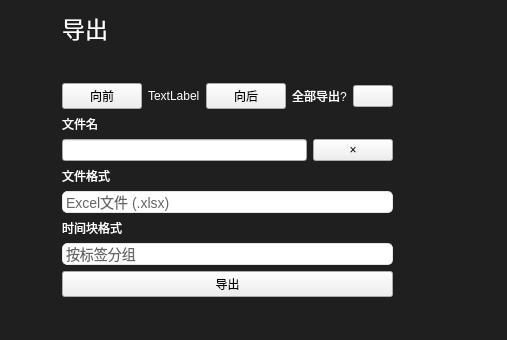
<?xml version="1.0" encoding="UTF-8"?>
<ui version="4.0">
 <class>ExcelWidget</class>
 <widget class="QWidget" name="ExcelWidget">
  <property name="geometry">
   <rect>
    <x>0</x>
    <y>0</y>
    <width>507</width>
    <height>340</height>
   </rect>
  </property>
  <property name="windowTitle">
   <string>Form</string>
  </property>
  <property name="styleSheet">
   <string notr="true">QWidget#ExcelWidget{
background-color:#1F1F1F;
}
</string>
  </property>
  <layout class="QVBoxLayout" name="verticalLayout_5" stretch="0">
   <item>
    <layout class="QHBoxLayout" name="horizontalLayout_2" stretch="1,3,2">
     <item>
      <spacer name="horizontalSpacer_2">
       <property name="orientation">
        <enum>Qt::Horizontal</enum>
       </property>
       <property name="sizeHint" stdset="0">
        <size>
         <width>40</width>
         <height>20</height>
        </size>
       </property>
      </spacer>
     </item>
     <item>
      <layout class="QVBoxLayout" name="verticalLayout" stretch="0,0,0,0,0,0,0,0">
       <item>
        <widget class="QLabel" name="label_5">
         <property name="font">
          <font>
           <pointsize>17</pointsize>
          </font>
         </property>
         <property name="styleSheet">
          <string notr="true">color:white</string>
         </property>
         <property name="text">
          <string>导出</string>
         </property>
        </widget>
       </item>
       <item>
        <spacer name="verticalSpacer_3">
         <property name="orientation">
          <enum>Qt::Vertical</enum>
         </property>
         <property name="sizeHint" stdset="0">
          <size>
           <width>20</width>
           <height>40</height>
          </size>
         </property>
        </spacer>
       </item>
       <item>
        <layout class="QHBoxLayout" name="horizontalLayout">
         <item>
          <widget class="MyMaterialFlatButton" name="forward">
           <property name="cursor">
            <cursorShape>PointingHandCursor</cursorShape>
           </property>
           <property name="text">
            <string>向前</string>
           </property>
          </widget>
         </item>
         <item>
          <widget class="QLabel" name="TimeLabel">
           <property name="styleSheet">
            <string notr="true">color:white</string>
           </property>
           <property name="text">
            <string>TextLabel</string>
           </property>
          </widget>
         </item>
         <item>
          <widget class="MyMaterialFlatButton" name="backward">
           <property name="cursor">
            <cursorShape>PointingHandCursor</cursorShape>
           </property>
           <property name="text">
            <string>向后</string>
           </property>
          </widget>
         </item>
         <item>
          <widget class="QLabel" name="label">
           <property name="styleSheet">
            <string notr="true">color:white
</string>
           </property>
           <property name="text">
            <string>全部导出?</string>
           </property>
          </widget>
         </item>
         <item>
          <widget class="QtMaterialToggle" name="AllExport">
           <property name="cursor">
            <cursorShape>PointingHandCursor</cursorShape>
           </property>
           <property name="text">
            <string/>
           </property>
          </widget>
         </item>
        </layout>
       </item>
       <item>
        <layout class="QVBoxLayout" name="verticalLayout_2">
         <item>
          <widget class="QLabel" name="label_2">
           <property name="styleSheet">
            <string notr="true">color:white</string>
           </property>
           <property name="text">
            <string>文件名</string>
           </property>
          </widget>
         </item>
         <item>
          <layout class="QHBoxLayout" name="horizontalLayout_3" stretch="4,1">
           <item>
            <widget class="QtMaterialTextField" name="lineEdit">
             <property name="text">
              <string/>
             </property>
            </widget>
           </item>
           <item>
            <widget class="MyMaterialFlatButton" name="Delete">
             <property name="cursor">
              <cursorShape>PointingHandCursor</cursorShape>
             </property>
             <property name="text">
              <string>×</string>
             </property>
            </widget>
           </item>
          </layout>
         </item>
        </layout>
       </item>
       <item>
        <layout class="QVBoxLayout" name="verticalLayout_3">
         <item>
          <widget class="QLabel" name="label_3">
           <property name="styleSheet">
            <string notr="true">color:white</string>
           </property>
           <property name="text">
            <string>文件格式</string>
           </property>
          </widget>
         </item>
         <item>
          <widget class="QComboBox" name="comboBox">
           <property name="cursor">
            <cursorShape>PointingHandCursor</cursorShape>
           </property>
           <property name="styleSheet">
            <string notr="true">QComboBox{
  color:#666666;
  font-size:14px;
  padding: 1px 15px 1px 3px;
  border:1px solid rgba(228,228,228,1);
  border-radius:5px 5px 0px 0px;
} 
  QComboBox::drop-down {
      subcontrol-origin: padding;
      subcontrol-position: top right;
      width: 15px;
      border:none;
  }

QComboBox QAbstractItemView::item{
	height:36px;
	color:#666666;
	padding-left:9px;
	background-color:#FFFFFF;
}
QComboBox QAbstractItemView::item:hover{ 
  background-color:#409CE1;
  color:#ffffff;
}
QComboBox QAbstractItemView::item:selected{
  background-color:#409CE1;
  color:#ffffff;
}

  QComboBox QAbstractItemView{
	background:rgba(255,255,255,1);
    border:1px solid rgba(228,228,228,1);
    border-radius:0px 0px 5px 5px;
	font-size:14px;
    outline: 0px;  
  }</string>
           </property>
           <item>
            <property name="text">
             <string>Excel文件 (.xlsx)</string>
            </property>
           </item>
          </widget>
         </item>
        </layout>
       </item>
       <item>
        <layout class="QVBoxLayout" name="verticalLayout_4" stretch="0,0">
         <item>
          <widget class="QLabel" name="label_4">
           <property name="styleSheet">
            <string notr="true">color:white</string>
           </property>
           <property name="text">
            <string>时间块格式</string>
           </property>
          </widget>
         </item>
         <item>
          <widget class="QComboBox" name="comboBox_2">
           <property name="cursor">
            <cursorShape>PointingHandCursor</cursorShape>
           </property>
           <property name="styleSheet">
            <string notr="true">QComboBox{
  color:#666666;
  font-size:14px;
  padding: 1px 15px 1px 3px;
  border:1px solid rgba(228,228,228,1);
  border-radius:5px 5px 0px 0px;
} 
  QComboBox::drop-down {
      subcontrol-origin: padding;
      subcontrol-position: top right;
      width: 15px;
      border:none;
  }

QComboBox QAbstractItemView::item{
	height:36px;
	color:#666666;
	padding-left:9px;
	background-color:#FFFFFF;
}
QComboBox QAbstractItemView::item:hover{ 
  background-color:#409CE1;
  color:#ffffff;
}
QComboBox QAbstractItemView::item:selected{
  background-color:#409CE1;
  color:#ffffff;
}

  QComboBox QAbstractItemView{
	background:rgba(255,255,255,1);
    border:1px solid rgba(228,228,228,1);
    border-radius:0px 0px 5px 5px;
	font-size:14px;
    outline: 0px;  
  }</string>
           </property>
           <item>
            <property name="text">
             <string>按标签分组</string>
            </property>
           </item>
           <item>
            <property name="text">
             <string>按时间分组</string>
            </property>
           </item>
          </widget>
         </item>
        </layout>
       </item>
       <item>
        <widget class="MyMaterialFlatButton" name="NowExport">
         <property name="cursor">
          <cursorShape>PointingHandCursor</cursorShape>
         </property>
         <property name="text">
          <string>导出</string>
         </property>
        </widget>
       </item>
       <item>
        <spacer name="verticalSpacer">
         <property name="orientation">
          <enum>Qt::Vertical</enum>
         </property>
         <property name="sizeHint" stdset="0">
          <size>
           <width>20</width>
           <height>40</height>
          </size>
         </property>
        </spacer>
       </item>
      </layout>
     </item>
     <item>
      <spacer name="horizontalSpacer">
       <property name="orientation">
        <enum>Qt::Horizontal</enum>
       </property>
       <property name="sizeHint" stdset="0">
        <size>
         <width>40</width>
         <height>20</height>
        </size>
       </property>
      </spacer>
     </item>
    </layout>
   </item>
  </layout>
 </widget>
 <customwidgets>
  <customwidget>
   <class>MyMaterialFlatButton</class>
   <extends>QPushButton</extends>
   <header location="global">mymaterialflatbutton.h</header>
  </customwidget>
  <customwidget>
   <class>QtMaterialToggle</class>
   <extends>QPushButton</extends>
   <header location="global">qtmaterialtoggle.h</header>
  </customwidget>
  <customwidget>
   <class>QtMaterialTextField</class>
   <extends>QLineEdit</extends>
   <header location="global">qtmaterialtextfield.h</header>
  </customwidget>
 </customwidgets>
 <resources/>
 <connections/>
</ui>
